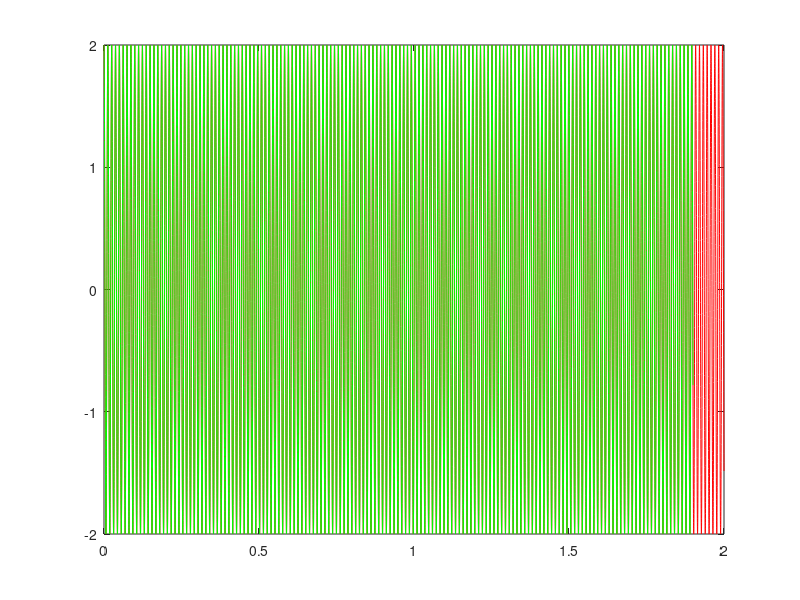

Here is the MATLAB script that generated this plot:
sam_freq = 2e004;                   % represented in scientific notation
t = linspace(0,2,sam_freq);  
w = 507;
sig_1a = 2*cos(w*t);
timeperiod = 1/w;
plot(t,sig_1a,'r')
hold on
t_2 = linspace(0,1.9,sam_freq);
sig = 2*cos(w*t_2)
plot(t_2,sig,'g')

hold off
